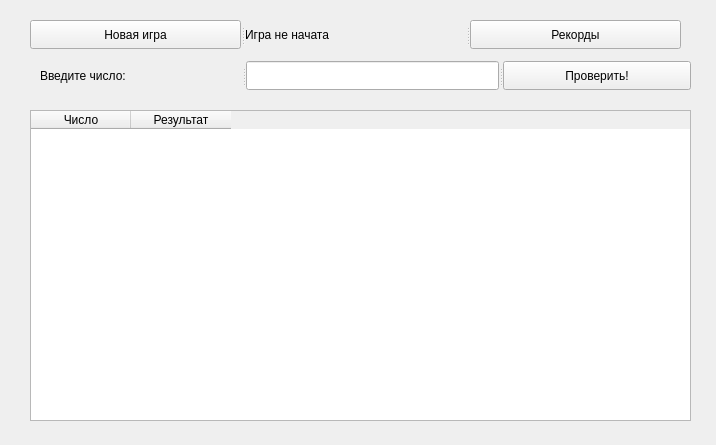
<?xml version="1.0" encoding="UTF-8"?>
<ui version="4.0">
 <class>BullsAndCows</class>
 <widget class="QMainWindow" name="BullsAndCows">
  <property name="geometry">
   <rect>
    <x>0</x>
    <y>0</y>
    <width>716</width>
    <height>445</height>
   </rect>
  </property>
  <property name="windowTitle">
   <string>Быки и коровы</string>
  </property>
  <widget class="QWidget" name="centralwidget">
   <widget class="QTableWidget" name="tableWidget">
    <property name="enabled">
     <bool>true</bool>
    </property>
    <property name="geometry">
     <rect>
      <x>30</x>
      <y>110</y>
      <width>661</width>
      <height>311</height>
     </rect>
    </property>
    <property name="sizePolicy">
     <sizepolicy hsizetype="Expanding" vsizetype="Expanding">
      <horstretch>0</horstretch>
      <verstretch>0</verstretch>
     </sizepolicy>
    </property>
    <property name="focusPolicy">
     <enum>Qt::StrongFocus</enum>
    </property>
    <property name="sizeAdjustPolicy">
     <enum>QAbstractScrollArea::AdjustIgnored</enum>
    </property>
    <property name="editTriggers">
     <set>QAbstractItemView::NoEditTriggers</set>
    </property>
    <property name="dragEnabled">
     <bool>false</bool>
    </property>
    <property name="selectionMode">
     <enum>QAbstractItemView::ExtendedSelection</enum>
    </property>
    <property name="textElideMode">
     <enum>Qt::ElideRight</enum>
    </property>
    <property name="showGrid">
     <bool>true</bool>
    </property>
    <property name="sortingEnabled">
     <bool>false</bool>
    </property>
    <property name="cornerButtonEnabled">
     <bool>true</bool>
    </property>
    <property name="columnCount">
     <number>2</number>
    </property>
    <attribute name="horizontalHeaderCascadingSectionResizes">
     <bool>false</bool>
    </attribute>
    <attribute name="horizontalHeaderShowSortIndicator" stdset="0">
     <bool>false</bool>
    </attribute>
    <attribute name="horizontalHeaderStretchLastSection">
     <bool>false</bool>
    </attribute>
    <attribute name="verticalHeaderStretchLastSection">
     <bool>false</bool>
    </attribute>
    <column>
     <property name="text">
      <string>Число</string>
     </property>
    </column>
    <column>
     <property name="text">
      <string>Результат</string>
     </property>
    </column>
   </widget>
   <widget class="QSplitter" name="splitter">
    <property name="geometry">
     <rect>
      <x>30</x>
      <y>20</y>
      <width>651</width>
      <height>29</height>
     </rect>
    </property>
    <property name="orientation">
     <enum>Qt::Horizontal</enum>
    </property>
    <widget class="QPushButton" name="newGame">
     <property name="text">
      <string>Новая игра</string>
     </property>
    </widget>
    <widget class="QLabel" name="gameStatus">
     <property name="text">
      <string>Игра не начата</string>
     </property>
    </widget>
    <widget class="QPushButton" name="records">
     <property name="text">
      <string>Рекорды</string>
     </property>
    </widget>
   </widget>
   <widget class="QSplitter" name="splitter_2">
    <property name="geometry">
     <rect>
      <x>40</x>
      <y>61</y>
      <width>651</width>
      <height>29</height>
     </rect>
    </property>
    <property name="orientation">
     <enum>Qt::Horizontal</enum>
    </property>
    <widget class="QLabel" name="label">
     <property name="text">
      <string>Введите число:</string>
     </property>
    </widget>
    <widget class="QLineEdit" name="lineEdit"/>
    <widget class="QPushButton" name="check">
     <property name="text">
      <string>Проверить!</string>
     </property>
    </widget>
   </widget>
  </widget>
 </widget>
 <resources/>
 <connections/>
</ui>
